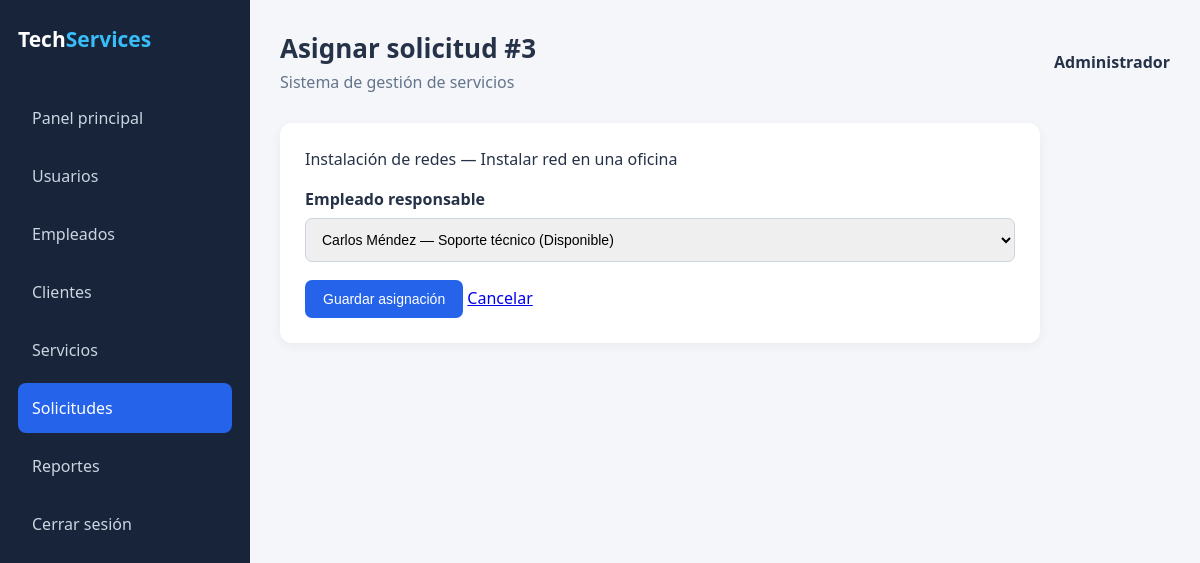
The page /solicitudes/asignar.php?id=3 (signed in) on the database its author committed.
### tables this page shows
CREATE TABLE solicitudes (
    id INT AUTO_INCREMENT PRIMARY KEY,
    cliente_id INT NOT NULL,
    servicio_id INT NOT NULL,
    empleado_id INT,
    descripcion TEXT NOT NULL,
    fecha DATETIME NOT NULL DEFAULT CURRENT_TIMESTAMP,
    estado ENUM('Pendiente', 'En proceso', 'En espera', 'Finalizada')
        NOT NULL DEFAULT 'Pendiente',
    prioridad ENUM('Baja', 'Media', 'Alta') NOT NULL,
    CONSTRAINT fk_solicitudes_clientes
    FOREIGN KEY (cliente_id) REFERENCES clientes(id),
    CONSTRAINT fk_solicitudes_servicios
    FOREIGN KEY (servicio_id) REFERENCES servicios(id),
    CONSTRAINT fk_solicitudes_empleados
    FOREIGN KEY (empleado_id) REFERENCES empleados(id)
);

CREATE TABLE servicios (
    id INT AUTO_INCREMENT PRIMARY KEY,
    nombre VARCHAR(100) NOT NULL,
    descripcion TEXT NOT NULL,
    precio DECIMAL(10,2) NOT NULL
);

### solicitudes/asignar.php (the view, shortened to what this page needs)
<?php
require 'comun.php'; permiso(['administrador']); $id=(int)($_GET['id']??0); $s=solicitud($id); $error='';
 ?><section class="section formulario"><p><?=h($s['servicio'])?> — <?=h($s['descripcion'])?></p><form method="post"><label>Empleado responsable<select name="empleado_id"></select></label><button class="btn">Guardar asignación</button> <a href="listar.php">Cancelar</a></form></section>

### assets/css/dashboard.css (style rules this page uses)
* { margin: 0; padding: 0; box-sizing: border-box; }
body { font-family: 'Segoe UI', Arial, sans-serif; background: #f4f6fa; color: #263248; }
.section { background: white; padding: 25px; border-radius: 12px; box-shadow: 0 3px 12px rgba(0,0,0,0.05); margin-bottom: 25px; }
.btn { display: inline-block; border: none; padding: 11px 18px; border-radius: 7px; background: #2563eb; color: white; text-decoration: none; cursor: pointer; font-size: 14px; }
input, select, textarea { width: 100%; padding: 12px; margin: 8px 0 18px; border: 1px solid #cbd5e1; border-radius: 7px; font-size: 14px; }
label { font-weight: 600; }

### assets/css/solicitudes.css (style rules this page uses)
.formulario { max-width:760px; }
.formulario p { margin-bottom:18px; }

### rows shown on the page
solicitudes: servicio.nombre "Instalación de redes", descripcion "Instalar red en una oficina", empleado_id "Carlos Méndez — Soporte técnico (Disponible)"

### other values the page prints
$titulo "Asignar solicitud #3"
$rol "Administrador"
